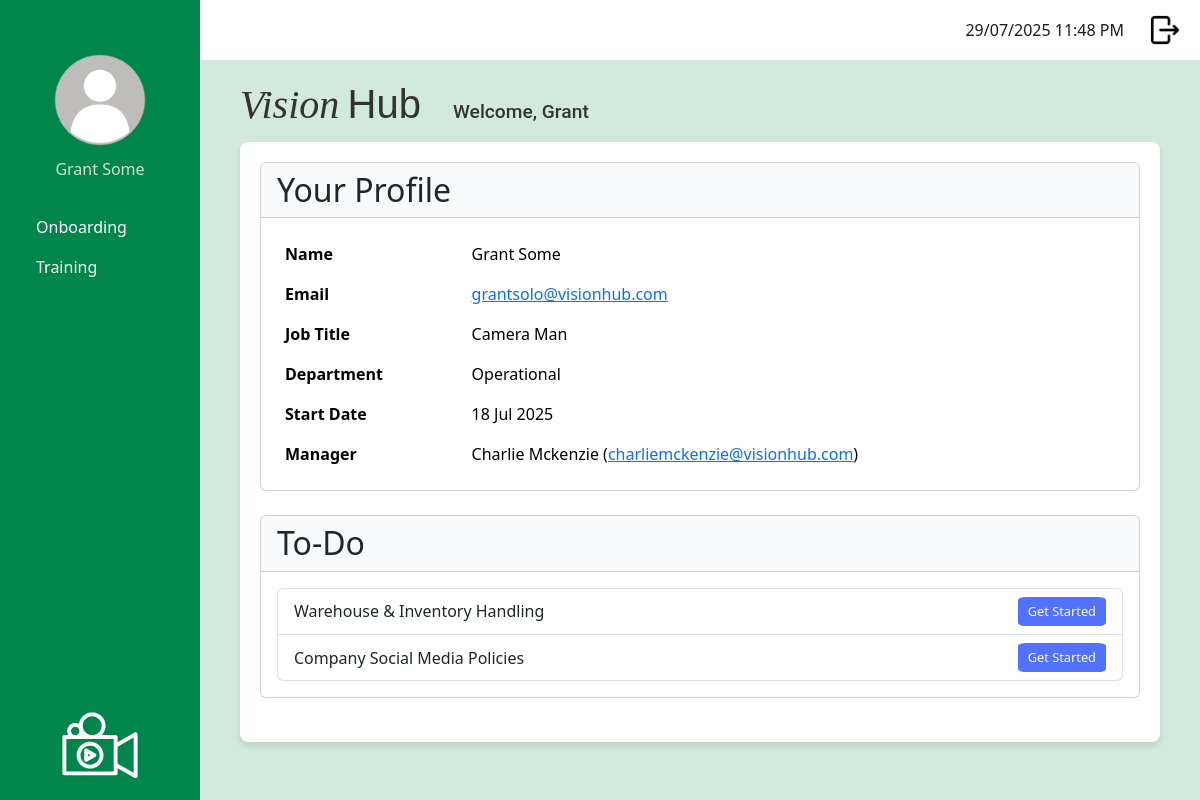
Screenshot of /dashboard_staff (signed in) with the database file from the repository.
### app/models.py (models this page shows, shortened)
class User(UserMixin, db.Model):
    __tablename__ = 'user'
    id: so.Mapped[int] = so.mapped_column(primary_key = True)
    username: so.Mapped[str] = so.mapped_column(
        sa.String(120),
        index = True,
        unique = True
    )
    first_name: so.Mapped[str] = so.mapped_column(
        sa.String(50),
        index = True
    )
    surname: so.Mapped[str] = so.mapped_column(
        sa.String(50),
        index = True
    )
    job_title: so.Mapped[str] = so.mapped_column(
        sa.String(50),
        index = True
    )
    password_hash: so.Mapped[str] = so.mapped_column(
        sa.String(256)
    )
    is_onboarding: so.Mapped[bool] = so.mapped_column(
        default = False   # Default: Not onboarding
    )
    dateStarted: so.Mapped[datetime] = so.mapped_column(
        index=True,
        default = lambda:
            datetime.now(timezone.utc)
    )
    google_email: so.Mapped[Optional[str]] = so.mapped_column(
        sa.String(120),
        unique = True,
        nullable = True
    )
    profile_photo: so.Mapped[Optional[str]] = so.mapped_column(
        sa.String(120),
        nullable = True,
        default = 'profileDefault.png'
    )
    manager_id: so.Mapped[Optional[int]] = so.mapped_column(
        sa.ForeignKey('user.id'),
        nullable = True
    )
    manager: so.Mapped[Optional['User']] = so.relationship(
        'User',
        remote_side=[id],
        back_populates = 'manages'
    )
    manages: so.Mapped[List['User']] = so.relationship(
        'User',
        back_populates = 'manager'
    )
    role_id: so.Mapped[int] = so.mapped_column(
        sa.ForeignKey('role.id')
    )
    role: so.Mapped['Role'] = so.relationship(
        'Role',
        back_populates = 'users'
    )
    department_id: so.Mapped[int] = so.mapped_column(
        sa.ForeignKey('department.id')
    )
    department: so.Mapped['Department'] = so.relationship(
        'Department',
        back_populates = 'users'
    )
    module_progress: so.Mapped[List['UserModuleProgress']] = so.relationship(
        'UserModuleProgress', back_populates = 'user'
    )
    onboarding_path_id: so.Mapped[int] = so.mapped_column(
        sa.ForeignKey('onboarding_path.id'),
        nullable = True
    )
    onboarding_path: so.Mapped['OnboardingPath'] = so.relationship(
        'OnboardingPath'
    )

class Department(db.Model):
    __tablename__ = 'department'
    id: so.Mapped[int] = so.mapped_column(
        primary_key = True
    )
    department_name: so.Mapped[str] = so.mapped_column(
        sa.String(20),
        index = True,
        unique = True
    )
    users: so.Mapped[List['User']] = so.relationship(
        'User',
        back_populates = 'department'
    )

class TrainingModule (db.Model):
    __tablename__ = 'training_module'
    id: so.Mapped[int] = so.mapped_column(primary_key=True)
    module_title: so.Mapped[str] = so.mapped_column(
        sa.String(150), index=True, unique=True
    )
    module_description: so.Mapped[str] = so.mapped_column(
        sa.Text, nullable=False
    )
    module_instructions: so.Mapped[str] = so.mapped_column(
        sa.Text, nullable=False
    )
    video_url: so.Mapped[str] = so.mapped_column(
        sa.String(300), nullable=True
    )
    active: so.Mapped[bool] = so.mapped_column(
        sa.Boolean, nullable=False, default=True
    )
    questions: so.Mapped[List['Question']] = so.relationship(
        'Question',
        back_populates = 'training_module',
        cascade = 'all, delete-orphan')
    user_progress: so.Mapped[List['UserModuleProgress']] = so.relationship(
        'UserModuleProgress',
        back_populates = 'training_module'
    )
    onboarding_steps: so.Mapped[List['OnboardingStep']] = so.relationship(
        'OnboardingStep',
        back_populates = 'training_module',
        cascade = 'all, delete-orphan'
        )

### app/routes.py (the view)
@app.route('/dashboard_staff')
@login_required
def staff_dashboard():
    if current_user.role.role_name != "staff":
        return redirect(url_for('login'))
    manager = current_user.manager
    steps = (
        current_user.onboarding_path.steps
        if current_user.onboarding_path
        else []
    )
    active_modules = [
        step.training_module
        for step in steps
        if step.training_module.active
    ]
    passing_threshold = 0.5
    to_do_list = []
    for module in active_modules:
        progress = UserModuleProgress.query.filter_by(
            user_id=current_user.id,
            training_module_id=module.id
        ).order_by(UserModuleProgress.id.desc()).first()
        if (
            progress is None
            or progress.completed_date is None
            or (
                progress.score is not None
                and (progress.score / max(len(module.questions), 1)) < passing_threshold
            )
        ):
            to_do_list.append(module)
    return render_template(
        'dashboard_staff.html',
        title='Staff Dashboard',
        to_do_list=to_do_list,
        manager=manager
    )

### app/models.py (called while the page is built)
@login.user_loader
def load_user(id):
    return db.session.get(User, int(id))

### app/templates/dashboard_staff.html
{% extends "base.html" %}
{% block content %}
  <div class="page-container">
    <div class="card mb-4">
      <div class="card-header bg-light">
        <h2 class="mb-0">Your Profile</h2>
      </div>
      <div class="card-body">
        <table class="table table-borderless mb-0">
          <tr>
            <th scope="row">Name</th>
            <td>{{ current_user.first_name|title }} {{ current_user.surname|title }}</td>
          </tr>
          <tr>
            <th scope="row">Email</th>
            <td>
              <a href="mailto:{{ current_user.username }}">
                {{ current_user.username }}
              </a>
            </td>
          </tr>
          <tr>
            <th scope="row">Job Title</th>
            <td>{{ current_user.job_title|title or '—' }}</td>
          </tr>
          <tr>
            <th scope="row">Department</th>
            <td>{{ current_user.department.department_name|title }}</td>
          </tr>
          <tr>
            <th scope="row">Start Date</th>
            <td>{{ current_user.dateStarted.strftime('%d %b %Y') }}</td>
          </tr>
          {% if manager %}
          <tr>
            <th scope="row">Manager</th>
            <td>
              {{ manager.first_name|title }} {{ manager.surname|title }}
              (<a href="mailto:{{ manager.username }}">{{ manager.username }}</a>)
            </td>
          </tr>
          {% endif %}
        </table>
      </div>
    </div>
    <div class="card mb-4">
      <div class="card-header bg-light">
        <h2 class="mb-0">To-Do</h2>
      </div>
      <div class="card-body">
        {% if to_do_list %}
          <ul class="list-group">
            {% for module in to_do_list %}
              <li class="list-group-item to-do-list">
                {{ module.module_title }}
                <a href="{{ url_for('take_training_module', module_id=module.id) }}"
                   class="to-do-list-btn">
                   Get Started
                </a>
              </li>
            {% endfor %}
          </ul>
        {% else %}
          <p class="mb-0">Nothing to do!</p>
        {% endif %}
      </div>
    </div>
  </div>
{% endblock %}
{% block specific_heading %}
  <h3 class="welcome-text">Welcome, {{ current_user.first_name|title }}</h3>
{% endblock %}

### app/templates/base.html (shortened to what this page needs)
<!doctype html>
<html>
    <head>
            <link
            href="{{ url_for('static', filename='css/bootstrap.min.css') }}"
            rel="stylesheet"/>
            <link href="{{ url_for('static', filename='css/stylesheet.css') }}" rel="stylesheet"/>
        </head>
    <body>
         <div class="sidebar">
            <div class="profile-container">
                <form id="photoForm"
                    action="{{ url_for('update_profile_photo') }}"
                    method="POST"
                    enctype="multipart/form-data"
                    style="display:inline;">
                <img src="{{ url_for('static',
                                    filename='images/profilePhoto/'
                                        ~ (current_user.profile_photo or 'profileDefault.png')) }}"
                    id="profilePicture"
                    class="profilePicture"
                    alt="Click to change photo"
                    style="cursor:pointer; width:100px; height:100px;
                            object-fit:cover; border-radius:50%;">
                </form>
                <h5 class="profile-photo-text">{{ current_user.first_name|title }} {{ current_user.surname|title }}</h5>
            </div>
            <nav class="nav flex-column sideNavLink-container">
                {% if current_user.role.role_name == 'admin' %}
                    <a class="nav-link" href="#">Onboarding</a>
                    <a class="nav-link" href="{{ url_for('manage_training_modules') }}">Training</a>
                    <a class="nav-link" href="#">Knowledge Base</a>
                    <a class="nav-link" href="{{ url_for('manage_users') }}">User Managment</a>
                    <a class="nav-link" href="#">Onboarding</a>
                    <a class="nav-link" href="#">Reports</a>
                    <a class="nav-link" href="#">Content Management</a>
                    {% elif current_user.role.role_name == 'manager' %}
                    <a class="nav-link" href="#">Onboarding</a>
                    <a class="nav-link" href="#">Training</a>
                    <a class="nav-link" href="#">Reports</a>
                    {% elif current_user.role.role_name == 'staff' %}
                    <a class="nav-link" href="#">Onboarding</a>
                    <a class="nav-link" href="{{ url_for('training_dashboard') }}">Training</a>
                {% endif %}
            </nav>
            <img src="{{ url_for('static', filename='images/logoImageWhite.svg') }}" class="sidebarLogo">
        </div>
         <div class="top-bar">
            <div class="d-flex align-items-center">
                <span class="me-3" id="clock"></span>
                <a href="{{ url_for('logout') }}" class="logout-link">
                    <img src="{{ url_for('static', filename='images/logout.png') }}" class="logout-image">
                </a>
            </div>
        </div>
        <div class="logo-name-container">
            <h2 class="logo-text">
                <span class="logo-vision">Vision</span>
                <span class="logo-hub">Hub</span>
            </h2>
            {% block specific_heading %}{% endblock %}
        </div>
        <div class="content">
            {% block content %}
            {% endblock %}
        </div>
    </body>
</html>

### app/static/css/stylesheet.css (style rules this page uses)
body { color: #000000; background-color: #d1eadd ; }
.logo-name-container { display: flex; align-items: baseline; margin-left: 240px; margin-top: 20px; margin-bottom: 5px; gap: 2rem; color: #333; }
.logo-vision { font-family: 'Playfair Display', serif; font-weight: 450; font-style: italic; font-size: 2.5rem; }
.logo-hub { font-family: 'Montserrat', sans-serif; font-weight: 200; font-size: 2.5rem; margin-left: 0; }
.welcome-text { font-family: 'Roboto', sans-serif; font-size: 1.2rem; margin: 0; }
.sidebar { background-color: #00854a; color: white; font-size: 1rem; font-weight: 400; height: 100vh; position: fixed; width: 200px; padding: 20px; display: flex; flex-direction: column; justify-content: space-between; text-align: left }
.profile-photo-text { font-size: 1rem; font-weight: 200; color: rgb(211, 225, 211); text-align: center; }
.sidebarLogo { max-width: 100%; width: 120px; height: auto; display: block; margin: 0 auto; margin-top: auto; }
.profilePicture { display: block; margin: 30px auto 10px auto; border-radius: 50%; width: 80px; height: 80px; object-fit: cover; }
.sideNavLink-container { margin-top: 20px; }
.nav-link { border-radius: 0.5rem; color: white; }
.top-bar { background-color: white; height: 60px; padding: 10px 20px; margin-left: 200px; display: flex; justify-content: flex-end; align-items: center; }
.logout-image { width: 30px; height: 30px; object-fit: cover; margin-left: 10px; }
#clock { color: #1a1d1c; margin-right: 20px; }
.to-do-list-btn { background-color: #5271FF; color: white; padding: 5px 10px; border-radius: 10%; font-size: 0.8rem; text-decoration: none; }
.content { background-color: white; border-radius: 8px; margin-left: 240px; padding: 20px; box-shadow: 0 4px 6px rgba(0, 0, 0, 0.1); max-width: calc(100% - 240px - 40px); }
.to-do-list { display: flex; flex-wrap: wrap; align-items: center; justify-content: space-between; }

### rows the page displays
User: profile_photo (placeholder picture), first_name "Grant", surname "Some", username "grantsolo@visionhub.com", job_title "Camera Man", dateStarted "18 Jul 2025"
Department: department.department_name "Operational"
User: first_name "Charlie", surname "Mckenzie", username "charliemckenzie@visionhub.com"
TrainingModule: module_title "Warehouse & Inventory Handling"
TrainingModule: module_title "Company Social Media Policies"
